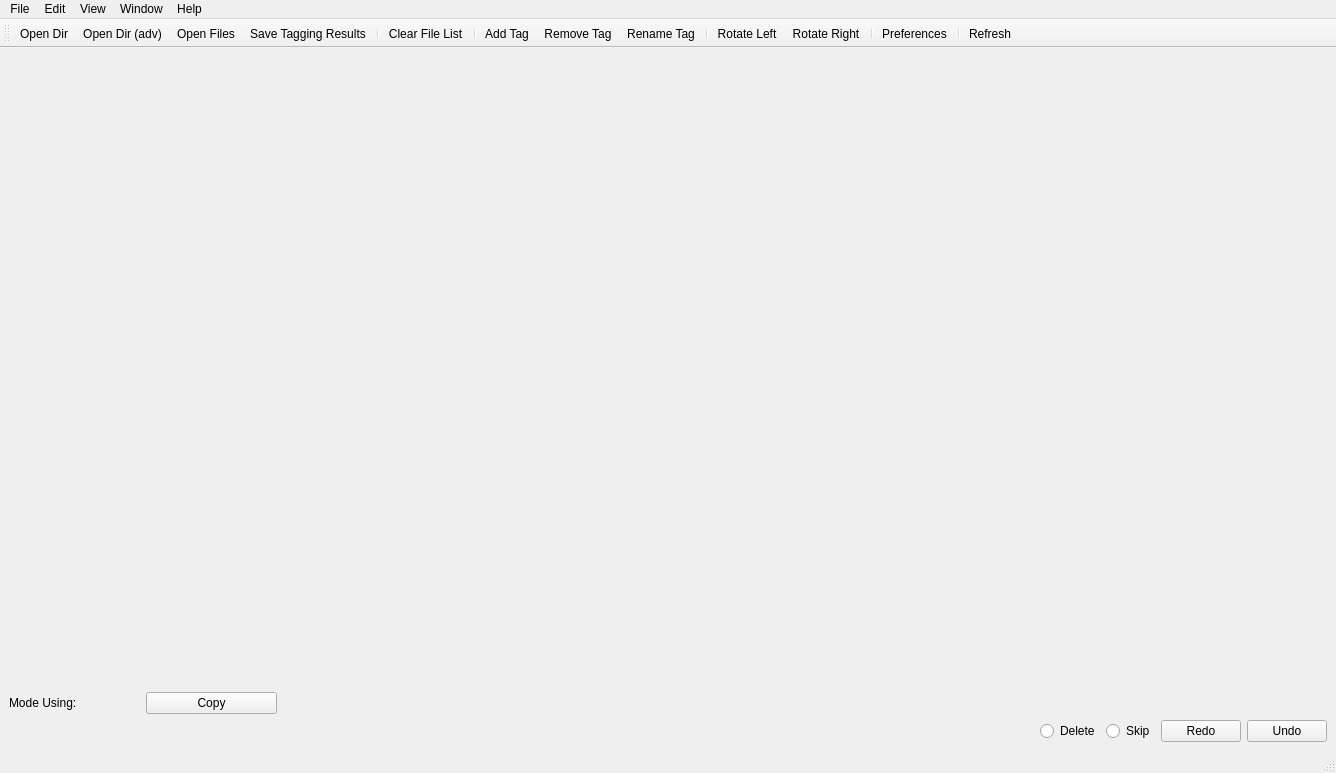
<?xml version="1.0" encoding="UTF-8"?>
<ui version="4.0">
 <class>MainWindow</class>
 <widget class="QMainWindow" name="MainWindow">
  <property name="geometry">
   <rect>
    <x>0</x>
    <y>0</y>
    <width>1336</width>
    <height>773</height>
   </rect>
  </property>
  <property name="contextMenuPolicy">
   <enum>Qt::DefaultContextMenu</enum>
  </property>
  <property name="windowTitle">
   <string>Image Annotator</string>
  </property>
  <widget class="QWidget" name="centralwidget">
   <layout class="QVBoxLayout" name="verticalLayout" stretch="10,1,1">
    <item>
     <widget class="QLabel" name="img_show_label">
      <property name="sizePolicy">
       <sizepolicy hsizetype="Preferred" vsizetype="Preferred">
        <horstretch>0</horstretch>
        <verstretch>0</verstretch>
       </sizepolicy>
      </property>
      <property name="contextMenuPolicy">
       <enum>Qt::DefaultContextMenu</enum>
      </property>
      <property name="text">
       <string/>
      </property>
      <property name="alignment">
       <set>Qt::AlignCenter</set>
      </property>
     </widget>
    </item>
    <item>
     <layout class="QHBoxLayout" name="tag_hlayout" stretch="1,1,8">
      <item>
       <widget class="QLabel" name="mode_label">
        <property name="text">
         <string>Mode Using:</string>
        </property>
       </widget>
      </item>
      <item>
       <widget class="QPushButton" name="processing_mode_btn">
        <property name="text">
         <string>Copy</string>
        </property>
       </widget>
      </item>
      <item>
       <spacer name="horizontalSpacer_3">
        <property name="orientation">
         <enum>Qt::Horizontal</enum>
        </property>
        <property name="sizeHint" stdset="0">
         <size>
          <width>40</width>
          <height>20</height>
         </size>
        </property>
       </spacer>
      </item>
     </layout>
    </item>
    <item>
     <layout class="QHBoxLayout" name="horizontalLayout" stretch="9,1,0,0,0,0">
      <item>
       <widget class="QLabel" name="processed_info_label">
        <property name="text">
         <string/>
        </property>
       </widget>
      </item>
      <item>
       <spacer name="horizontalSpacer_2">
        <property name="orientation">
         <enum>Qt::Horizontal</enum>
        </property>
        <property name="sizeHint" stdset="0">
         <size>
          <width>40</width>
          <height>20</height>
         </size>
        </property>
       </spacer>
      </item>
      <item>
       <widget class="QRadioButton" name="delete_btn">
        <property name="text">
         <string>Delete</string>
        </property>
        <attribute name="buttonGroup">
         <string notr="true">tag_btn_group</string>
        </attribute>
       </widget>
      </item>
      <item>
       <widget class="QRadioButton" name="skip_btn">
        <property name="text">
         <string>Skip</string>
        </property>
        <attribute name="buttonGroup">
         <string notr="true">tag_btn_group</string>
        </attribute>
       </widget>
      </item>
      <item>
       <widget class="QPushButton" name="redo_btn">
        <property name="text">
         <string>Redo</string>
        </property>
       </widget>
      </item>
      <item>
       <widget class="QPushButton" name="undo_btn">
        <property name="text">
         <string>Undo</string>
        </property>
       </widget>
      </item>
     </layout>
    </item>
   </layout>
  </widget>
  <widget class="QMenuBar" name="menu_bar">
   <property name="geometry">
    <rect>
     <x>0</x>
     <y>0</y>
     <width>1336</width>
     <height>23</height>
    </rect>
   </property>
   <widget class="QMenu" name="file_menu">
    <property name="title">
     <string>File</string>
    </property>
    <addaction name="open_dir_act"/>
    <addaction name="open_dir_adv_act"/>
    <addaction name="open_files_act"/>
    <addaction name="separator"/>
    <addaction name="import_file_list_act"/>
    <addaction name="export_file_list_act"/>
    <addaction name="clear_file_list_act"/>
    <addaction name="separator"/>
    <addaction name="save_tagging_results_act"/>
    <addaction name="separator"/>
    <addaction name="preferences_act"/>
   </widget>
   <widget class="QMenu" name="edit_menu">
    <property name="title">
     <string>Edit</string>
    </property>
    <addaction name="undo_act"/>
    <addaction name="redo_act"/>
    <addaction name="separator"/>
    <addaction name="skip_act"/>
    <addaction name="delete_act"/>
    <addaction name="rotate_right_act"/>
    <addaction name="rotate_left_act"/>
    <addaction name="separator"/>
    <addaction name="add_tag_act"/>
    <addaction name="remove_tag_act"/>
    <addaction name="rename_tag_act"/>
    <addaction name="separator"/>
   </widget>
   <widget class="QMenu" name="view_menu">
    <property name="title">
     <string>View</string>
    </property>
    <addaction name="refresh_act"/>
   </widget>
   <widget class="QMenu" name="window_menu">
    <property name="title">
     <string>Window</string>
    </property>
   </widget>
   <widget class="QMenu" name="help_menu">
    <property name="title">
     <string>Help</string>
    </property>
    <addaction name="about_act"/>
   </widget>
   <addaction name="file_menu"/>
   <addaction name="edit_menu"/>
   <addaction name="view_menu"/>
   <addaction name="window_menu"/>
   <addaction name="help_menu"/>
  </widget>
  <widget class="QToolBar" name="tool_bar">
   <property name="windowTitle">
    <string>toolBar</string>
   </property>
   <attribute name="toolBarArea">
    <enum>TopToolBarArea</enum>
   </attribute>
   <attribute name="toolBarBreak">
    <bool>false</bool>
   </attribute>
   <addaction name="open_dir_act"/>
   <addaction name="open_dir_adv_act"/>
   <addaction name="open_files_act"/>
   <addaction name="save_tagging_results_act"/>
   <addaction name="separator"/>
   <addaction name="clear_file_list_act"/>
   <addaction name="separator"/>
   <addaction name="add_tag_act"/>
   <addaction name="remove_tag_act"/>
   <addaction name="rename_tag_act"/>
   <addaction name="separator"/>
   <addaction name="rotate_left_act"/>
   <addaction name="rotate_right_act"/>
   <addaction name="separator"/>
   <addaction name="preferences_act"/>
   <addaction name="separator"/>
   <addaction name="refresh_act"/>
  </widget>
  <widget class="QStatusBar" name="status_bar"/>
  <action name="open_dir_act">
   <property name="text">
    <string>Open Dir</string>
   </property>
  </action>
  <action name="open_dir_adv_act">
   <property name="text">
    <string>Open Dir (adv)</string>
   </property>
  </action>
  <action name="open_files_act">
   <property name="text">
    <string>Open Files</string>
   </property>
  </action>
  <action name="import_file_list_act">
   <property name="text">
    <string>Import File List</string>
   </property>
  </action>
  <action name="export_file_list_act">
   <property name="text">
    <string>Export File List</string>
   </property>
  </action>
  <action name="clear_file_list_act">
   <property name="text">
    <string>Clear File List</string>
   </property>
  </action>
  <action name="refresh_act">
   <property name="text">
    <string>Refresh</string>
   </property>
  </action>
  <action name="undo_act">
   <property name="text">
    <string>Undo</string>
   </property>
  </action>
  <action name="redo_act">
   <property name="text">
    <string>Redo</string>
   </property>
  </action>
  <action name="add_tag_act">
   <property name="text">
    <string>Add Tag</string>
   </property>
  </action>
  <action name="remove_tag_act">
   <property name="text">
    <string>Remove Tag</string>
   </property>
  </action>
  <action name="rename_tag_act">
   <property name="text">
    <string>Rename Tag</string>
   </property>
  </action>
  <action name="save_tagging_results_act">
   <property name="text">
    <string>Save Tagging Results</string>
   </property>
  </action>
  <action name="delete_act">
   <property name="text">
    <string>Delete</string>
   </property>
  </action>
  <action name="skip_act">
   <property name="text">
    <string>Skip</string>
   </property>
  </action>
  <action name="preferences_act">
   <property name="text">
    <string>Preferences...</string>
   </property>
  </action>
  <action name="rotate_right_act">
   <property name="text">
    <string>Rotate Right</string>
   </property>
  </action>
  <action name="rotate_left_act">
   <property name="text">
    <string>Rotate Left</string>
   </property>
  </action>
  <action name="about_act">
   <property name="text">
    <string>About</string>
   </property>
  </action>
 </widget>
 <resources/>
 <connections/>
 <buttongroups>
  <buttongroup name="tag_btn_group"/>
 </buttongroups>
</ui>
